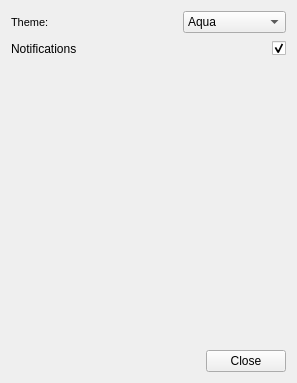
<?xml version="1.0" encoding="UTF-8"?>
<ui version="4.0">
 <class>SettingsMenu</class>
 <widget class="QWidget" name="SettingsMenu">
  <property name="geometry">
   <rect>
    <x>0</x>
    <y>0</y>
    <width>297</width>
    <height>383</height>
   </rect>
  </property>
  <property name="windowTitle">
   <string>Form</string>
  </property>
  <layout class="QGridLayout" name="gridLayout">
   <item row="0" column="0">
    <layout class="QVBoxLayout" name="verticalLayout_2">
     <item>
      <layout class="QVBoxLayout" name="verticalLayout">
       <item>
        <layout class="QHBoxLayout" name="horizontalLayout_2">
         <item>
          <widget class="QLabel" name="label_2">
           <property name="font">
            <font>
             <pointsize>8</pointsize>
            </font>
           </property>
           <property name="text">
            <string>Theme:</string>
           </property>
          </widget>
         </item>
         <item>
          <spacer name="horizontalSpacer_2">
           <property name="orientation">
            <enum>Qt::Horizontal</enum>
           </property>
           <property name="sizeHint" stdset="0">
            <size>
             <width>40</width>
             <height>20</height>
            </size>
           </property>
          </spacer>
         </item>
         <item>
          <widget class="QComboBox" name="currentTheme">
           <item>
            <property name="text">
             <string>Aqua</string>
            </property>
           </item>
           <item>
            <property name="text">
             <string>Ubuntu</string>
            </property>
           </item>
           <item>
            <property name="text">
             <string>Amoled</string>
            </property>
           </item>
           <item>
            <property name="text">
             <string>ElegantDark</string>
            </property>
           </item>
           <item>
            <property name="text">
             <string>ManjaroMix</string>
            </property>
           </item>
           <item>
            <property name="text">
             <string>MaterialDark</string>
            </property>
           </item>
           <item>
            <property name="text">
             <string>ConsoleStyle</string>
            </property>
           </item>
          </widget>
         </item>
        </layout>
       </item>
       <item>
        <layout class="QHBoxLayout" name="horizontalLayout_3">
         <item>
          <widget class="QLabel" name="label_3">
           <property name="text">
            <string>Notifications</string>
           </property>
          </widget>
         </item>
         <item>
          <spacer name="horizontalSpacer_5">
           <property name="orientation">
            <enum>Qt::Horizontal</enum>
           </property>
           <property name="sizeHint" stdset="0">
            <size>
             <width>40</width>
             <height>20</height>
            </size>
           </property>
          </spacer>
         </item>
         <item>
          <widget class="QCheckBox" name="notificationEnabled">
           <property name="font">
            <font>
             <pointsize>10</pointsize>
            </font>
           </property>
           <property name="text">
            <string/>
           </property>
           <property name="checked">
            <bool>true</bool>
           </property>
          </widget>
         </item>
        </layout>
       </item>
      </layout>
     </item>
     <item>
      <spacer name="verticalSpacer">
       <property name="orientation">
        <enum>Qt::Vertical</enum>
       </property>
       <property name="sizeHint" stdset="0">
        <size>
         <width>20</width>
         <height>250</height>
        </size>
       </property>
      </spacer>
     </item>
     <item>
      <layout class="QHBoxLayout" name="horizontalLayout">
       <item>
        <spacer name="horizontalSpacer">
         <property name="orientation">
          <enum>Qt::Horizontal</enum>
         </property>
         <property name="sizeHint" stdset="0">
          <size>
           <width>40</width>
           <height>20</height>
          </size>
         </property>
        </spacer>
       </item>
       <item>
        <widget class="QPushButton" name="closeButton">
         <property name="text">
          <string>Close</string>
         </property>
        </widget>
       </item>
      </layout>
     </item>
    </layout>
   </item>
  </layout>
 </widget>
 <resources/>
 <connections/>
</ui>
